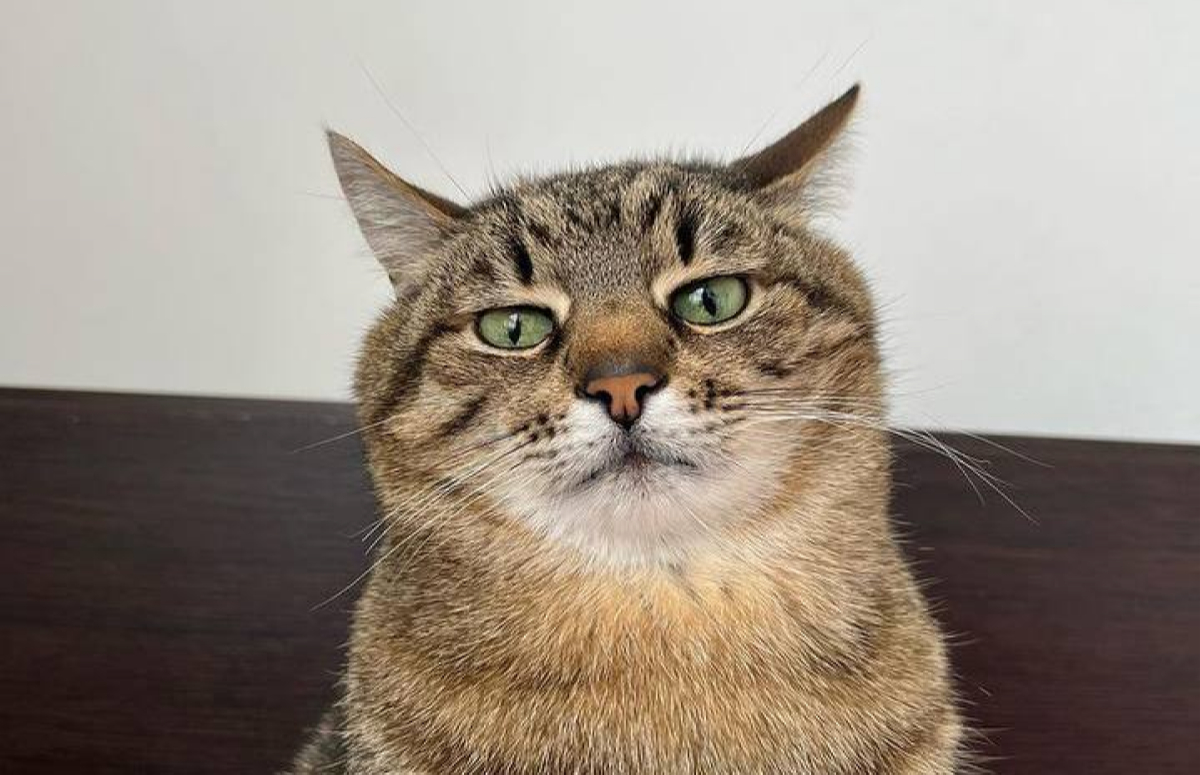
#> input picture variant-8.jpg, 1200 x 775 px, given in place of the camera
$ python 2_fixed.py
#> lines starting #> are read from the running program, lines starting #| are printed output that depends on the picture; after the words box and inside, x2 and y2 are one past the last pixel; in counts of white or black regions, pixels touching at a corner belong together
import cv2
import numpy as np

video = cv2.VideoCapture(0)
down_points = (640, 480)


while True:
    ret, frame_color = video.read()
#> frame_color is the input picture: shape (775, 1200, 3); mean B, G, R 130.6, 142.3, 153.7
    frame = cv2.resize(frame_color, down_points, interpolation=cv2.INTER_LINEAR)
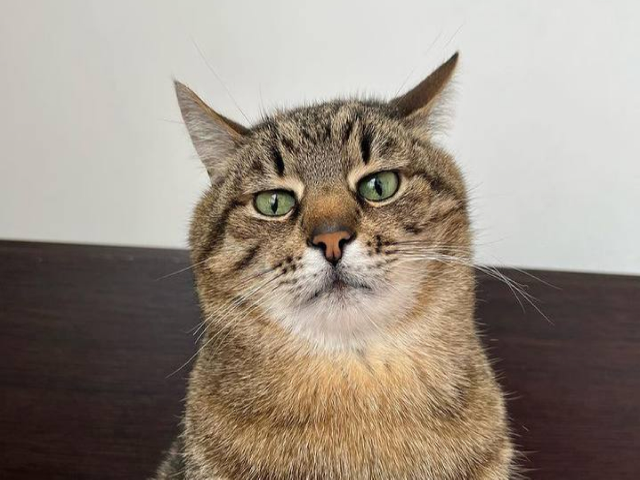
#> frame: shape (480, 640, 3); mean B, G, R 130.5, 142.2, 153.7
    frame_gray = cv2.cvtColor(frame, cv2.COLOR_BGR2GRAY)
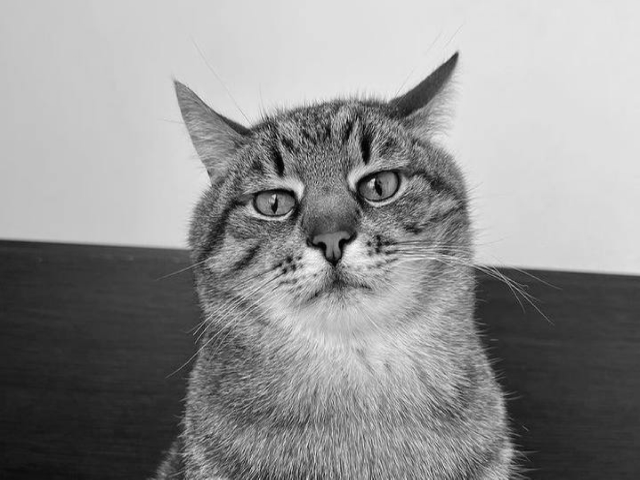
#> frame_gray: shape (480, 640); min 0, max 248, mean 144.3
    gray = cv2.GaussianBlur(frame_gray, (21, 21), 0)
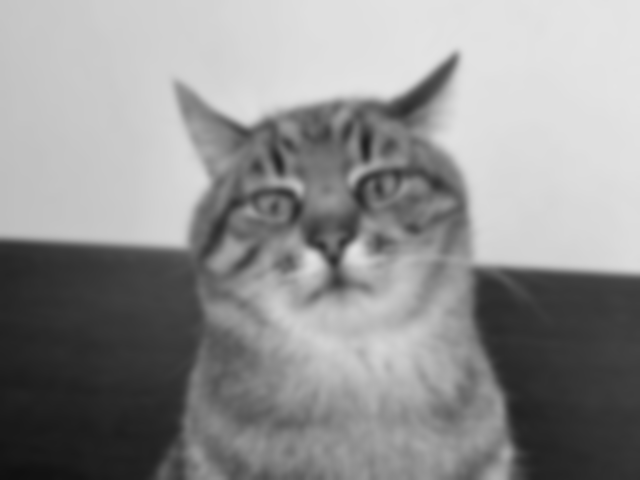
#> gray: shape (480, 640); min 16, max 229, mean 144.3

    ret_tracker, thresh = cv2.threshold(gray, 110, 255,
                                        cv2.THRESH_BINARY_INV)
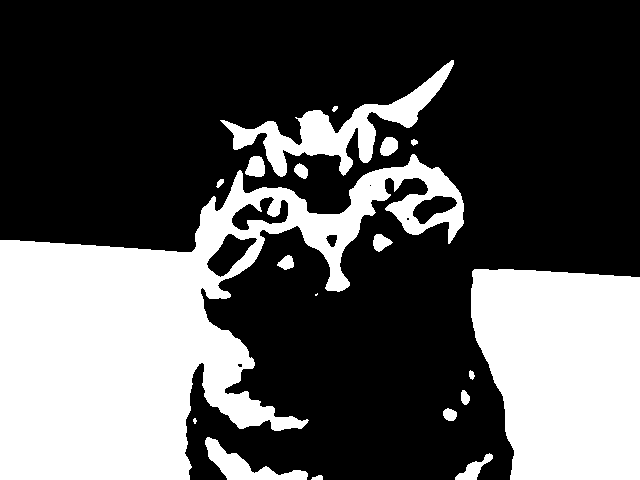
#> thresh: shape (480, 640); 33.6% white; 19 white regions (2 under 20 px)
    contours, hierarchy = cv2.findContours(thresh,
                                           cv2.RETR_EXTERNAL, cv2.CHAIN_APPROX_NONE)
#> contours = 19 contours, 3 with area under 20; largest, box (x1, y1, x2, y2) and area: (0, 154, 464, 480) 64035, (471, 269, 640, 480) 30547, (220, 60, 454, 177) 5942, (205, 437, 308, 480) 1412, (455, 453, 493, 480) 337

    if len(contours) > 0:
        contours_video = max(contours, key=cv2.contourArea)
#> contours_video = contour of 2156 points, box (x1, y1, x2, y2) (0, 154, 464, 480), area 64035
        x, y, w, h = cv2.boundingRect(contours_video)
#> x = 0; y = 154; w = 464; h = 326
        cv2.rectangle(frame, (x, y), (x + w, y + h), (0, 255, 0), 2)
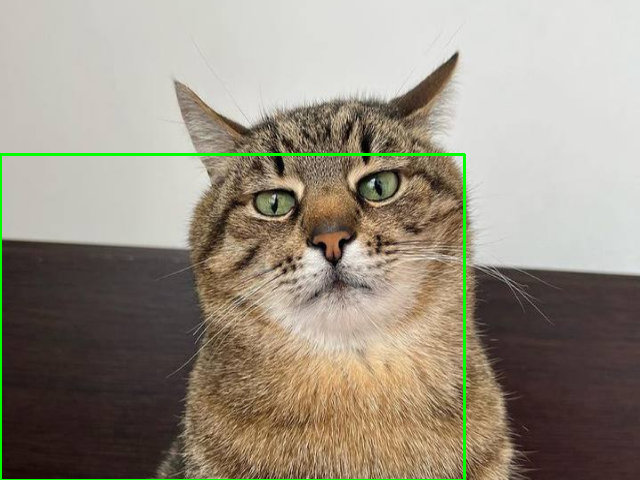
#> frame: shape (480, 640, 3); 1.13% of pixels changed, all inside (x1, y1, x2, y2) = (0, 153, 466, 480)

        cX = x + w // 2
#> cX = 232
        cY = y + h // 2
#> cY = 317

        frame_center_x = frame.shape[1] // 2
#> frame_center_x = 320
        frame_center_y = frame.shape[0] // 2
#> frame_center_y = 240


        # Рисование вертикальной и горизонтальной прямых
        cv2.line(frame_color, (cX, 0), (cX, frame_color.shape[0]), (255, 0, 0), 2)
        cv2.line(frame_color, (0, cY), (frame_color.shape[1], cY), (255, 0, 0), 2)
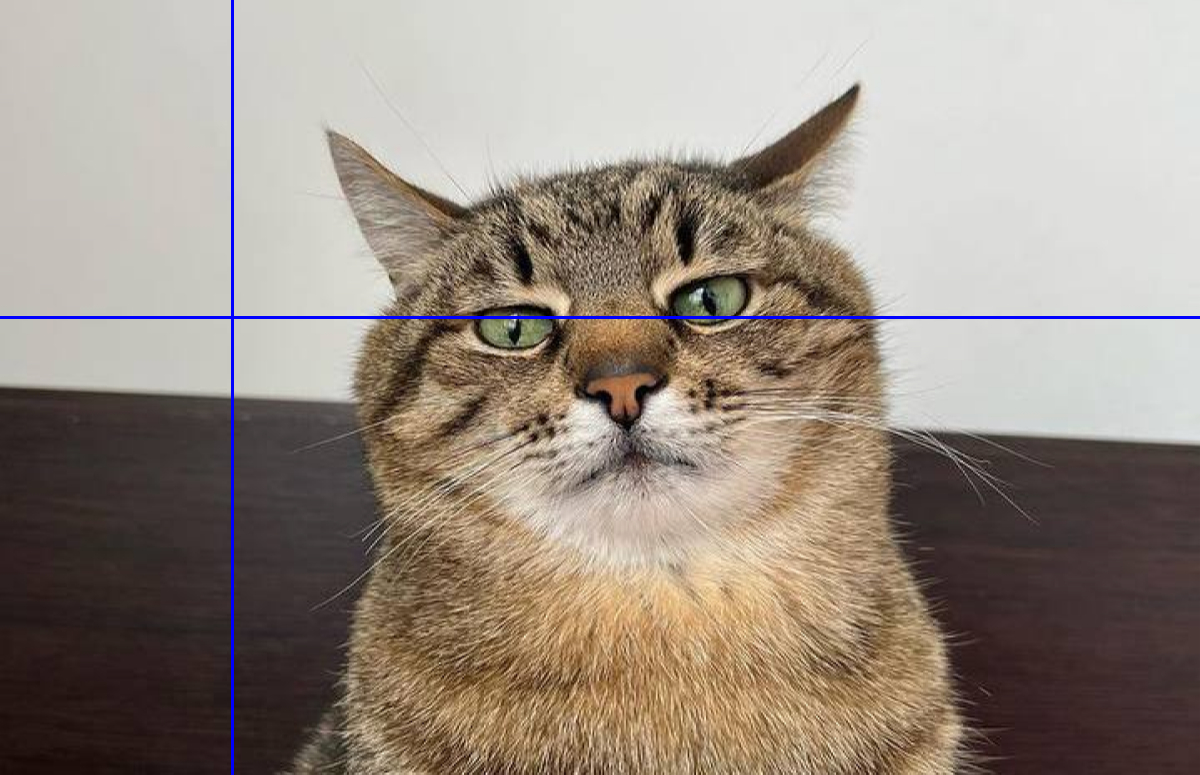
#> frame_color: shape (775, 1200, 3); mean B, G, R 131.3, 141.3, 152.7


    cv2.imshow('frame', frame_color)
    if cv2.waitKey(1) & 0xFF == ord('q'):
#> (key q is pressed here)
        break

video.release()
cv2.destroyAllWindows()
